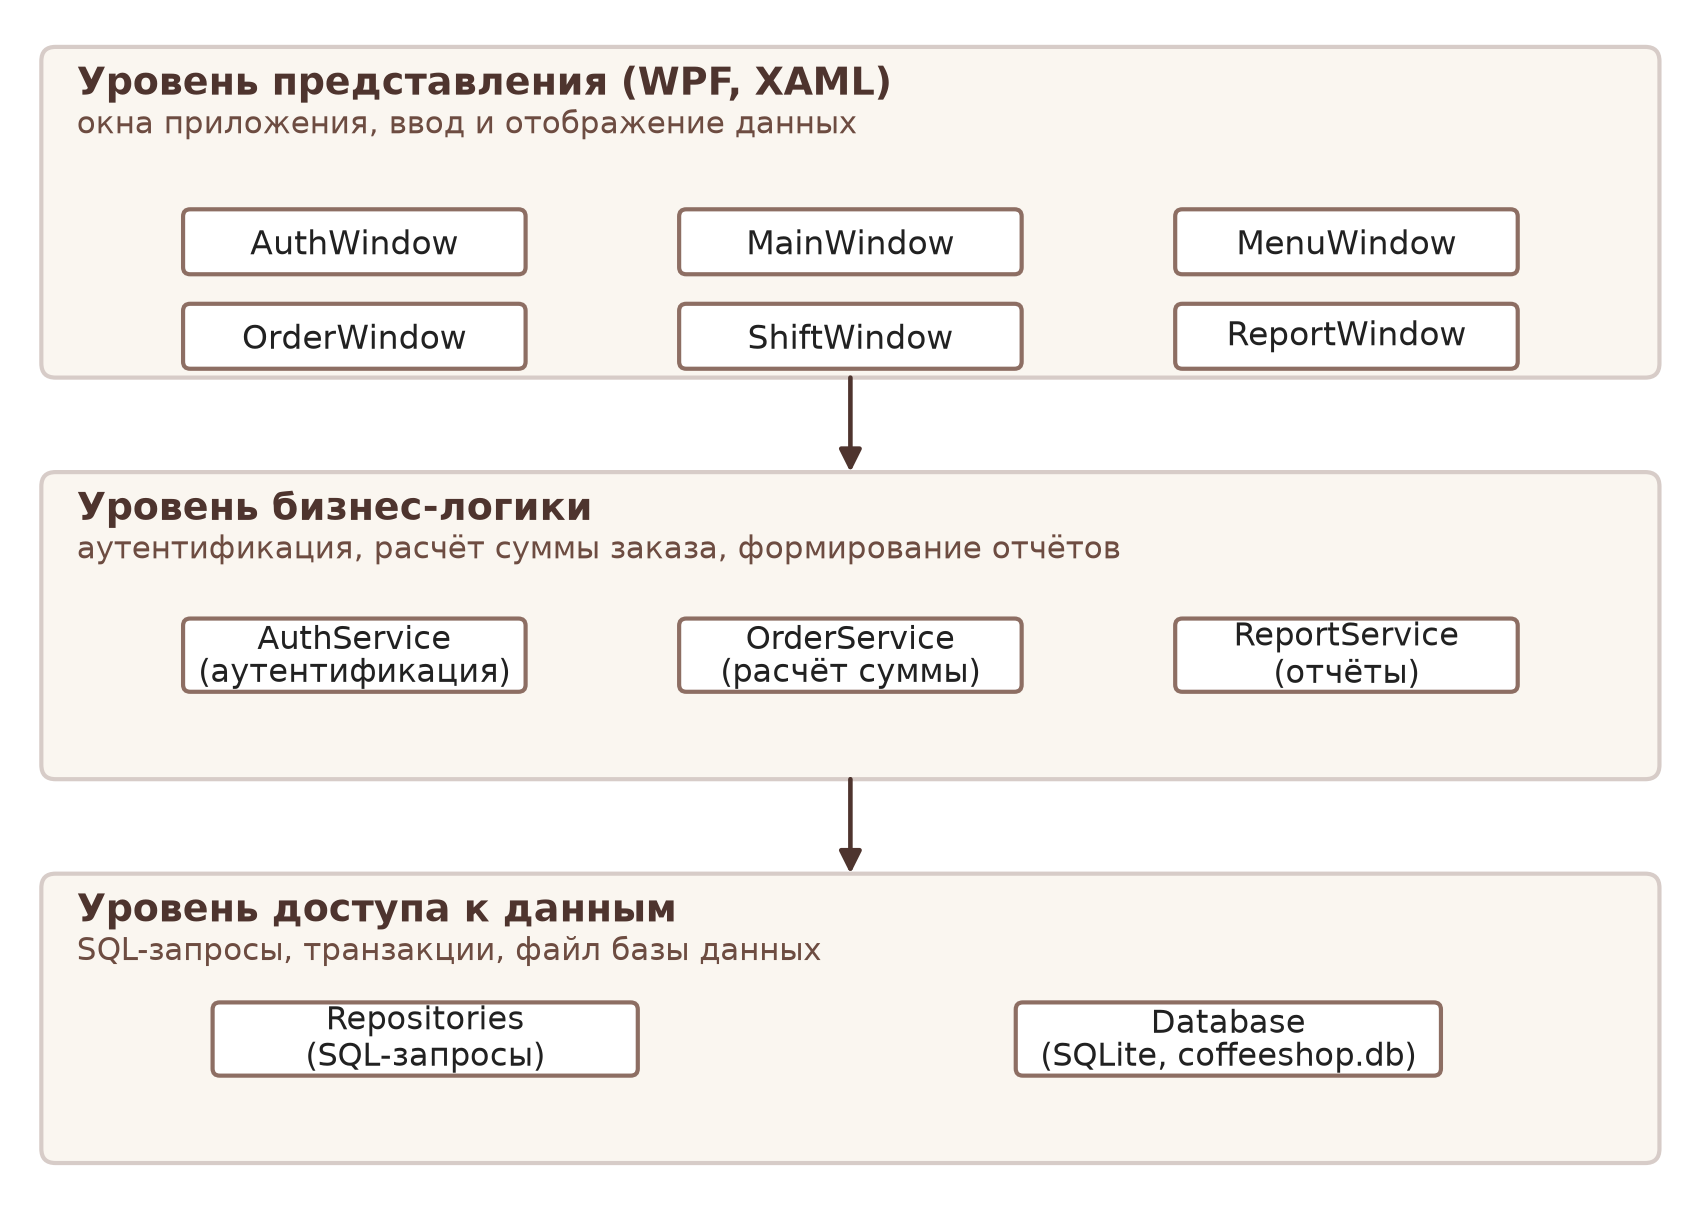

Python code for this plot:
import matplotlib
matplotlib.use("Agg")
import matplotlib.pyplot as plt
from matplotlib.patches import FancyBboxPatch

plt.rcParams["font.family"] = "DejaVu Sans"

FIG_W, FIG_H = 14.4, 10.4
fig, ax = plt.subplots(figsize=(FIG_W/2.54, FIG_H/2.54))
ax.set_xlim(0, 14.4); ax.set_ylim(0, 10.4); ax.set_aspect("equal"); ax.axis("off")
fig.subplots_adjust(0,0,1,1)

BROWN = "#4E342E"

def band(y, h, title, subtitle=""):
    ax.add_patch(FancyBboxPatch((0.35, y), 13.7, h,
                                boxstyle="round,pad=0,rounding_size=0.12",
                                facecolor="#FAF6F0", edgecolor="#D7CCC8", lw=1.0, zorder=1))
    ax.text(0.65, y+h-0.32, title, fontsize=9.2, fontweight="bold", color=BROWN, va="center")
    if subtitle:
        ax.text(0.65, y+h-0.66, subtitle, fontsize=7.4, color="#6D4C41", va="center")

def box(x, y, w, h, text, fs=8.0, fc="white"):
    ax.add_patch(FancyBboxPatch((x-w/2, y-h/2), w, h,
                                boxstyle="round,pad=0,rounding_size=0.06",
                                facecolor=fc, edgecolor="#8D6E63", lw=1.0, zorder=3))
    ax.text(x, y, text, ha="center", va="center", fontsize=fs, color="#212121", zorder=4, linespacing=1.15)

def arrow(x, y1, y2):
    ax.annotate("", xy=(x, y2), xytext=(x, y1),
                arrowprops=dict(arrowstyle="-|>", color=BROWN, lw=1.1,
                                shrinkA=0, shrinkB=0, mutation_scale=11), zorder=2)

band(7.20, 2.80, "Уровень представления (WPF, XAML)",
     "окна приложения, ввод и отображение данных")
xs = [3.0, 7.2, 11.4]
box(xs[0], 8.35, 2.9, 0.55, "AuthWindow")
box(xs[1], 8.35, 2.9, 0.55, "MainWindow")
box(xs[2], 8.35, 2.9, 0.55, "MenuWindow")
box(xs[0], 7.55, 2.9, 0.55, "OrderWindow")
box(xs[1], 7.55, 2.9, 0.55, "ShiftWindow")
box(xs[2], 7.55, 2.9, 0.55, "ReportWindow")

arrow(7.2, 7.20, 6.40)

band(3.80, 2.60, "Уровень бизнес-логики",
     "аутентификация, расчёт суммы заказа, формирование отчётов")
box(3.0, 4.85, 2.9, 0.62, "AuthService\n(аутентификация)", fs=7.6)
box(7.2, 4.85, 2.9, 0.62, "OrderService\n(расчёт суммы)", fs=7.6)
box(11.4, 4.85, 2.9, 0.62, "ReportService\n(отчёты)", fs=7.6)

arrow(7.2, 3.80, 3.00)

band(0.55, 2.45, "Уровень доступа к данным",
     "SQL-запросы, транзакции, файл базы данных")
box(3.6, 1.60, 3.6, 0.62, "Repositories\n(SQL-запросы)", fs=7.6)
box(10.4, 1.60, 3.6, 0.62, "Database\n(SQLite, coffeeshop.db)", fs=7.6)

fig.savefig("/home/user/uchebka/report_assets/arch.png", dpi=300, facecolor="white")
print("saved")
